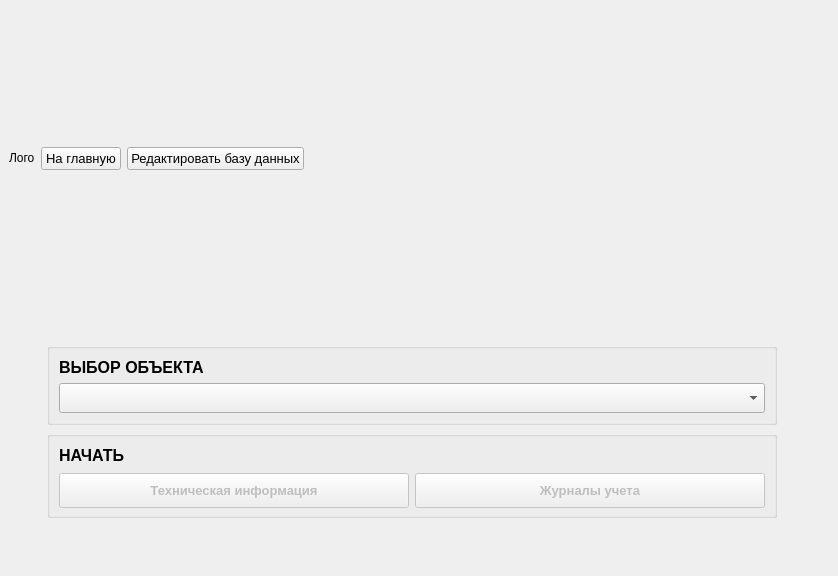
<?xml version="1.0" encoding="UTF-8"?>
<ui version="4.0">
 <class>MainWindow</class>
 <widget class="QMainWindow" name="MainWindow">
  <property name="geometry">
   <rect>
    <x>0</x>
    <y>0</y>
    <width>838</width>
    <height>576</height>
   </rect>
  </property>
  <property name="windowTitle">
   <string>MainWindow</string>
  </property>
  <widget class="QWidget" name="centralwidget">
   <layout class="QGridLayout" name="gridLayout">
    <item row="0" column="0">
     <layout class="QVBoxLayout" name="verticalLayout_3">
      <item>
       <layout class="QHBoxLayout" name="horizontalLayout">
        <item>
         <widget class="QLabel" name="labelLogo">
          <property name="sizePolicy">
           <sizepolicy hsizetype="Maximum" vsizetype="Maximum">
            <horstretch>0</horstretch>
            <verstretch>0</verstretch>
           </sizepolicy>
          </property>
          <property name="minimumSize">
           <size>
            <width>0</width>
            <height>0</height>
           </size>
          </property>
          <property name="text">
           <string>Лого</string>
          </property>
         </widget>
        </item>
        <item>
         <widget class="QPushButton" name="pushButtonToMainPage">
          <property name="sizePolicy">
           <sizepolicy hsizetype="Maximum" vsizetype="Fixed">
            <horstretch>0</horstretch>
            <verstretch>0</verstretch>
           </sizepolicy>
          </property>
          <property name="font">
           <font>
            <pointsize>10</pointsize>
            <bold>false</bold>
           </font>
          </property>
          <property name="text">
           <string>На главную</string>
          </property>
         </widget>
        </item>
        <item>
         <widget class="QPushButton" name="pushButtonEditDataBase">
          <property name="sizePolicy">
           <sizepolicy hsizetype="Maximum" vsizetype="Fixed">
            <horstretch>0</horstretch>
            <verstretch>0</verstretch>
           </sizepolicy>
          </property>
          <property name="font">
           <font>
            <pointsize>10</pointsize>
           </font>
          </property>
          <property name="text">
           <string>Редактировать базу данных</string>
          </property>
         </widget>
        </item>
        <item>
         <widget class="QLabel" name="labelTopRightSpacer">
          <property name="sizePolicy">
           <sizepolicy hsizetype="Minimum" vsizetype="Preferred">
            <horstretch>0</horstretch>
            <verstretch>0</verstretch>
           </sizepolicy>
          </property>
          <property name="text">
           <string/>
          </property>
         </widget>
        </item>
       </layout>
      </item>
      <item>
       <spacer name="verticalSpacerTop">
        <property name="orientation">
         <enum>Qt::Vertical</enum>
        </property>
        <property name="sizeType">
         <enum>QSizePolicy::Minimum</enum>
        </property>
        <property name="sizeHint" stdset="0">
         <size>
          <width>0</width>
          <height>20</height>
         </size>
        </property>
       </spacer>
      </item>
      <item>
       <widget class="QStackedWidget" name="stackedWidget">
        <property name="sizePolicy">
         <sizepolicy hsizetype="Preferred" vsizetype="Maximum">
          <horstretch>0</horstretch>
          <verstretch>0</verstretch>
         </sizepolicy>
        </property>
        <property name="currentIndex">
         <number>0</number>
        </property>
        <widget class="QWidget" name="pageStart">
         <property name="sizePolicy">
          <sizepolicy hsizetype="Preferred" vsizetype="Maximum">
           <horstretch>0</horstretch>
           <verstretch>0</verstretch>
          </sizepolicy>
         </property>
         <property name="layoutDirection">
          <enum>Qt::LeftToRight</enum>
         </property>
         <layout class="QGridLayout" name="gridLayout_4">
          <item row="0" column="0" rowspan="2">
           <spacer name="horizontalSpacerLeft">
            <property name="orientation">
             <enum>Qt::Horizontal</enum>
            </property>
            <property name="sizeHint" stdset="0">
             <size>
              <width>40</width>
              <height>20</height>
             </size>
            </property>
           </spacer>
          </item>
          <item row="1" column="1">
           <widget class="QGroupBox" name="groupBoxStart">
            <property name="sizePolicy">
             <sizepolicy hsizetype="Minimum" vsizetype="Maximum">
              <horstretch>0</horstretch>
              <verstretch>0</verstretch>
             </sizepolicy>
            </property>
            <property name="styleSheet">
             <string notr="true"/>
            </property>
            <property name="title">
             <string/>
            </property>
            <property name="alignment">
             <set>Qt::AlignLeading|Qt::AlignLeft|Qt::AlignTop</set>
            </property>
            <layout class="QGridLayout" name="gridLayout_3">
             <item row="2" column="1">
              <widget class="QPushButton" name="pushButtonLogBooks">
               <property name="enabled">
                <bool>false</bool>
               </property>
               <property name="sizePolicy">
                <sizepolicy hsizetype="Fixed" vsizetype="Minimum">
                 <horstretch>0</horstretch>
                 <verstretch>0</verstretch>
                </sizepolicy>
               </property>
               <property name="minimumSize">
                <size>
                 <width>350</width>
                 <height>35</height>
                </size>
               </property>
               <property name="maximumSize">
                <size>
                 <width>16777215</width>
                 <height>30</height>
                </size>
               </property>
               <property name="font">
                <font>
                 <pointsize>10</pointsize>
                 <bold>true</bold>
                </font>
               </property>
               <property name="text">
                <string>Журналы учета</string>
               </property>
              </widget>
             </item>
             <item row="1" column="0" colspan="2">
              <widget class="QLabel" name="labelStart">
               <property name="sizePolicy">
                <sizepolicy hsizetype="Preferred" vsizetype="Preferred">
                 <horstretch>0</horstretch>
                 <verstretch>0</verstretch>
                </sizepolicy>
               </property>
               <property name="font">
                <font>
                 <pointsize>12</pointsize>
                 <bold>true</bold>
                </font>
               </property>
               <property name="text">
                <string>НАЧАТЬ</string>
               </property>
               <property name="alignment">
                <set>Qt::AlignLeading|Qt::AlignLeft|Qt::AlignTop</set>
               </property>
              </widget>
             </item>
             <item row="2" column="0">
              <widget class="QPushButton" name="pushButtonTechInfo">
               <property name="enabled">
                <bool>false</bool>
               </property>
               <property name="sizePolicy">
                <sizepolicy hsizetype="Fixed" vsizetype="Minimum">
                 <horstretch>0</horstretch>
                 <verstretch>0</verstretch>
                </sizepolicy>
               </property>
               <property name="minimumSize">
                <size>
                 <width>350</width>
                 <height>35</height>
                </size>
               </property>
               <property name="maximumSize">
                <size>
                 <width>16777215</width>
                 <height>30</height>
                </size>
               </property>
               <property name="font">
                <font>
                 <pointsize>10</pointsize>
                 <bold>true</bold>
                </font>
               </property>
               <property name="text">
                <string>Техническая информация</string>
               </property>
              </widget>
             </item>
            </layout>
           </widget>
          </item>
          <item row="0" column="3" rowspan="2">
           <widget class="QLabel" name="labelRightSpacer">
            <property name="text">
             <string/>
            </property>
           </widget>
          </item>
          <item row="0" column="1">
           <widget class="QGroupBox" name="groupBoxChooseObject">
            <property name="sizePolicy">
             <sizepolicy hsizetype="Minimum" vsizetype="Maximum">
              <horstretch>0</horstretch>
              <verstretch>0</verstretch>
             </sizepolicy>
            </property>
            <property name="styleSheet">
             <string notr="true"/>
            </property>
            <property name="title">
             <string/>
            </property>
            <layout class="QGridLayout" name="gridLayout_2">
             <item row="0" column="0">
              <widget class="QLabel" name="labelChooseObject">
               <property name="sizePolicy">
                <sizepolicy hsizetype="Preferred" vsizetype="Maximum">
                 <horstretch>0</horstretch>
                 <verstretch>0</verstretch>
                </sizepolicy>
               </property>
               <property name="font">
                <font>
                 <pointsize>12</pointsize>
                 <bold>true</bold>
                </font>
               </property>
               <property name="text">
                <string>ВЫБОР ОБЪЕКТА</string>
               </property>
              </widget>
             </item>
             <item row="1" column="0">
              <widget class="QComboBox" name="comboBoxObjectList">
               <property name="sizePolicy">
                <sizepolicy hsizetype="Preferred" vsizetype="Preferred">
                 <horstretch>0</horstretch>
                 <verstretch>0</verstretch>
                </sizepolicy>
               </property>
               <property name="minimumSize">
                <size>
                 <width>0</width>
                 <height>30</height>
                </size>
               </property>
               <property name="font">
                <font>
                 <pointsize>9</pointsize>
                 <bold>true</bold>
                </font>
               </property>
               <property name="editable">
                <bool>false</bool>
               </property>
               <property name="currentText">
                <string/>
               </property>
               <property name="currentIndex">
                <number>-1</number>
               </property>
               <property name="insertPolicy">
                <enum>QComboBox::NoInsert</enum>
               </property>
               <property name="placeholderText">
                <string>Выберите объект</string>
               </property>
               <property name="duplicatesEnabled">
                <bool>true</bool>
               </property>
               <property name="frame">
                <bool>true</bool>
               </property>
              </widget>
             </item>
            </layout>
           </widget>
          </item>
          <item row="0" column="2" rowspan="2">
           <spacer name="horizontalSpacerRight">
            <property name="orientation">
             <enum>Qt::Horizontal</enum>
            </property>
            <property name="sizeHint" stdset="0">
             <size>
              <width>40</width>
              <height>20</height>
             </size>
            </property>
           </spacer>
          </item>
         </layout>
        </widget>
       </widget>
      </item>
      <item>
       <spacer name="verticalSpacerBottom">
        <property name="orientation">
         <enum>Qt::Vertical</enum>
        </property>
        <property name="sizeType">
         <enum>QSizePolicy::Minimum</enum>
        </property>
        <property name="sizeHint" stdset="0">
         <size>
          <width>0</width>
          <height>40</height>
         </size>
        </property>
       </spacer>
      </item>
     </layout>
    </item>
   </layout>
  </widget>
 </widget>
 <resources/>
 <connections/>
</ui>
